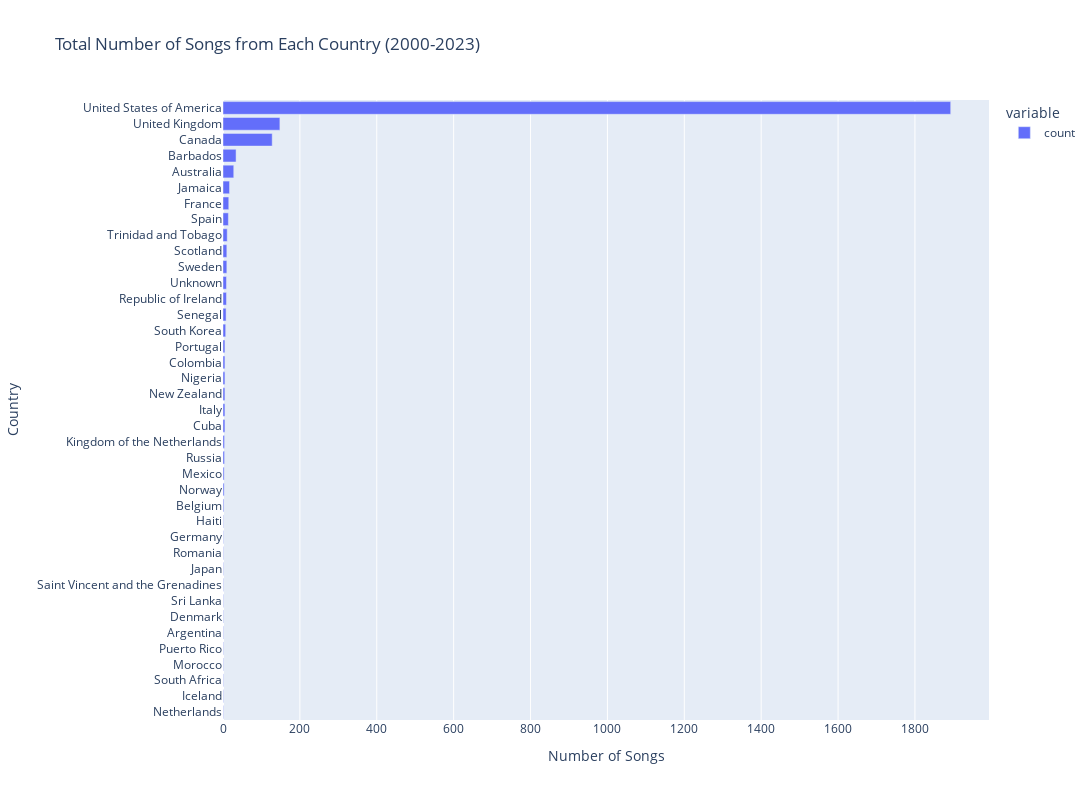

Notebook code for this chart:
### Markdown cell above
We first use the `plotly` package to visualize the total numbers of all songs from all listed countries over 24 years with an interactive bar chart. Put your mouse on the bars and you can see the exact numbers.

### Code cell
fig = px.bar(total_nationalities.sort_values(), orientation='h',
             labels={'index': 'Country', 'value': 'Number of Songs'},
             title='Total Number of Songs from Each Country (2000-2023)')
fig.update_layout(
    xaxis_title='Number of Songs',
    yaxis_title='Country',
    width=1200, 
    height=800 
)
fig.show()

### Figure 1 — Plotly figure (JSON) as saved in the notebook; plotly's stock layout.template omitted (floating-point values rounded to 4 significant figures)
{"data": [{"alignmentgroup": "True", "hovertemplate": "variable=count<br>Number of Songs=%{x}<br>Nationality or Origin=%{y}<extra></extra>", "legendgroup": "count", "marker": {"color": "#636efa", "pattern": {"shape": ""}}, "name": "count", "offsetgroup": "count", "orientation": "h", "showlegend": true, "textposition": "auto", "type": "bar", "x": [1, 1, 1, 1, 1, 1, 1, 1, 1, 1, 1, 1, 1, 2, 3, 3, 4, 4, 5, 5, 5, 5, 5, 5, 7, 8, 9, 9, 10, 10, 11, 14, 15, 17, 28, 34, 128, 148, 1893], "xaxis": "x", "y": ["Netherlands", "Iceland", "South Africa", "Morocco", "Puerto Rico", "Argentina", "Denmark", "Sri Lanka", "Saint Vincent and the Grenadines", "Japan", "Romania", "Germany", "Haiti", "Belgium", "Norway", "Mexico", "Russia", "Kingdom of the Netherlands", "Cuba", "Italy", "New Zealand", "Nigeria", "Colombia", "Portugal", "South Korea", "Senegal", "Republic of Ireland", "Unknown", "Sweden", "Scotland", "Trinidad and Tobago", "Spain", "France", "Jamaica", "Australia", "Barbados", "Canada", "United Kingdom", "United States of America"], "yaxis": "y"}], "layout": {"barmode": "relative", "height": 800, "legend": {"title": {"text": "variable"}, "tracegroupgap": 0}, "title": {"text": "Total Number of Songs from Each Country (2000-2023)"}, "width": 1200, "xaxis": {"anchor": "y", "domain": [0, 1], "title": {"text": "Number of Songs"}}, "yaxis": {"anchor": "x", "domain": [0, 1], "title": {"text": "Country"}}}}
